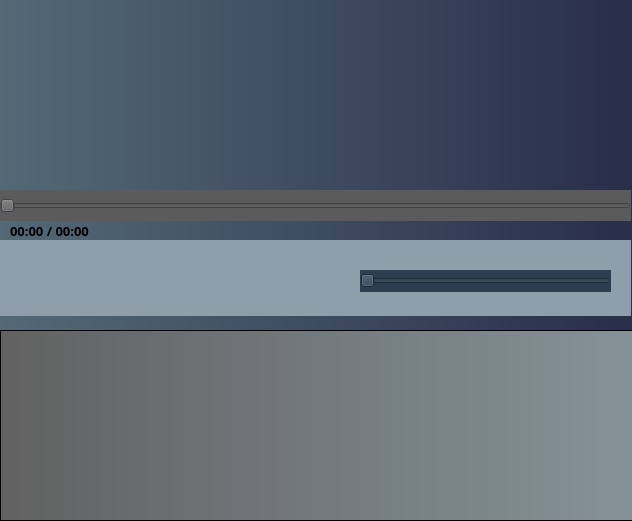
<?xml version="1.0" encoding="UTF-8"?>
<ui version="4.0">
 <class>MainWindow</class>
 <widget class="QMainWindow" name="MainWindow">
  <property name="geometry">
   <rect>
    <x>0</x>
    <y>0</y>
    <width>632</width>
    <height>521</height>
   </rect>
  </property>
  <property name="windowTitle">
   <string>MainWindow</string>
  </property>
  <property name="layoutDirection">
   <enum>Qt::LeftToRight</enum>
  </property>
  <property name="autoFillBackground">
   <bool>false</bool>
  </property>
  <property name="styleSheet">
   <string notr="true">background-color: qlineargradient(spread:pad, x1:0, y1:0, x2:1, y2:0, stop:0 #536976, stop:1#292E49);</string>
  </property>
  <widget class="QWidget" name="centralwidget">
   <widget class="QFrame" name="horizontalFrame">
    <property name="geometry">
     <rect>
      <x>0</x>
      <y>240</y>
      <width>631</width>
      <height>76</height>
     </rect>
    </property>
    <property name="styleSheet">
     <string notr="true">background-color:#8e9eab;</string>
    </property>
    <widget class="QPushButton" name="play_button">
     <property name="geometry">
      <rect>
       <x>213</x>
       <y>9</y>
       <width>62</width>
       <height>58</height>
      </rect>
     </property>
     <property name="layoutDirection">
      <enum>Qt::LeftToRight</enum>
     </property>
     <property name="autoFillBackground">
      <bool>false</bool>
     </property>
     <property name="styleSheet">
      <string notr="true">background-color:none;</string>
     </property>
     <property name="text">
      <string/>
     </property>
     <property name="icon">
      <iconset>
       <normaloff>../109197.png</normaloff>../109197.png</iconset>
     </property>
     <property name="iconSize">
      <size>
       <width>50</width>
       <height>50</height>
      </size>
     </property>
     <property name="autoDefault">
      <bool>false</bool>
     </property>
     <property name="flat">
      <bool>true</bool>
     </property>
    </widget>
    <widget class="QPushButton" name="next_button">
     <property name="geometry">
      <rect>
       <x>281</x>
       <y>9</y>
       <width>62</width>
       <height>58</height>
      </rect>
     </property>
     <property name="layoutDirection">
      <enum>Qt::LeftToRight</enum>
     </property>
     <property name="autoFillBackground">
      <bool>false</bool>
     </property>
     <property name="styleSheet">
      <string notr="true">background-color:none;</string>
     </property>
     <property name="text">
      <string/>
     </property>
     <property name="icon">
      <iconset>
       <normaloff>../2938601.png</normaloff>../2938601.png</iconset>
     </property>
     <property name="iconSize">
      <size>
       <width>50</width>
       <height>50</height>
      </size>
     </property>
     <property name="flat">
      <bool>true</bool>
     </property>
    </widget>
    <widget class="QPushButton" name="mute_button">
     <property name="geometry">
      <rect>
       <x>9</x>
       <y>9</y>
       <width>62</width>
       <height>58</height>
      </rect>
     </property>
     <property name="styleSheet">
      <string notr="true">background-color:none;</string>
     </property>
     <property name="text">
      <string/>
     </property>
     <property name="icon">
      <iconset>
       <normaloff>../mute (2).png</normaloff>../mute (2).png</iconset>
     </property>
     <property name="iconSize">
      <size>
       <width>50</width>
       <height>50</height>
      </size>
     </property>
     <property name="flat">
      <bool>true</bool>
     </property>
    </widget>
    <widget class="QPushButton" name="back_button">
     <property name="geometry">
      <rect>
       <x>77</x>
       <y>9</y>
       <width>62</width>
       <height>58</height>
      </rect>
     </property>
     <property name="layoutDirection">
      <enum>Qt::LeftToRight</enum>
     </property>
     <property name="autoFillBackground">
      <bool>false</bool>
     </property>
     <property name="styleSheet">
      <string notr="true">background-color:none;</string>
     </property>
     <property name="text">
      <string/>
     </property>
     <property name="icon">
      <iconset>
       <normaloff>../2938636.png</normaloff>../2938636.png</iconset>
     </property>
     <property name="iconSize">
      <size>
       <width>50</width>
       <height>50</height>
      </size>
     </property>
     <property name="flat">
      <bool>true</bool>
     </property>
    </widget>
    <widget class="QSlider" name="volume_slider">
     <property name="geometry">
      <rect>
       <x>360</x>
       <y>30</y>
       <width>251</width>
       <height>22</height>
      </rect>
     </property>
     <property name="styleSheet">
      <string notr="true">background-color: #2c3e50;</string>
     </property>
     <property name="orientation">
      <enum>Qt::Horizontal</enum>
     </property>
    </widget>
    <widget class="QPushButton" name="stop_button">
     <property name="geometry">
      <rect>
       <x>145</x>
       <y>9</y>
       <width>62</width>
       <height>58</height>
      </rect>
     </property>
     <property name="autoFillBackground">
      <bool>false</bool>
     </property>
     <property name="text">
      <string/>
     </property>
     <property name="icon">
      <iconset>
       <normaloff>../2088562.png</normaloff>../2088562.png</iconset>
     </property>
     <property name="iconSize">
      <size>
       <width>50</width>
       <height>50</height>
      </size>
     </property>
     <property name="flat">
      <bool>true</bool>
     </property>
    </widget>
   </widget>
   <widget class="QSlider" name="progressbar">
    <property name="geometry">
     <rect>
      <x>0</x>
      <y>190</y>
      <width>631</width>
      <height>31</height>
     </rect>
    </property>
    <property name="styleSheet">
     <string notr="true">background-color:rgb(91, 91, 91);
</string>
    </property>
    <property name="orientation">
     <enum>Qt::Horizontal</enum>
    </property>
   </widget>
   <widget class="QPushButton" name="brows_button">
    <property name="geometry">
     <rect>
      <x>580</x>
      <y>150</y>
      <width>51</width>
      <height>33</height>
     </rect>
    </property>
    <property name="font">
     <font>
      <pointsize>11</pointsize>
     </font>
    </property>
    <property name="styleSheet">
     <string notr="true">background-color:none;
color: rgb(255, 255, 255);
</string>
    </property>
    <property name="text">
     <string/>
    </property>
    <property name="icon">
     <iconset>
      <normaloff>../1986184.png</normaloff>../1986184.png</iconset>
    </property>
    <property name="iconSize">
     <size>
      <width>25</width>
      <height>25</height>
     </size>
    </property>
    <property name="flat">
     <bool>true</bool>
    </property>
   </widget>
   <widget class="QListWidget" name="muzic_list">
    <property name="geometry">
     <rect>
      <x>0</x>
      <y>330</y>
      <width>641</width>
      <height>191</height>
     </rect>
    </property>
    <property name="mouseTracking">
     <bool>false</bool>
    </property>
    <property name="tabletTracking">
     <bool>false</bool>
    </property>
    <property name="acceptDrops">
     <bool>false</bool>
    </property>
    <property name="styleSheet">
     <string notr="true">background-color: qlineargradient(spread:pad, x1:0, y1:0, x2:1, y2:0, stop:0 #616161, stop:1 #859398);</string>
    </property>
   </widget>
   <widget class="QLabel" name="label">
    <property name="geometry">
     <rect>
      <x>170</x>
      <y>0</y>
      <width>261</width>
      <height>201</height>
     </rect>
    </property>
    <property name="autoFillBackground">
     <bool>false</bool>
    </property>
    <property name="styleSheet">
     <string notr="true">background-color:none;</string>
    </property>
    <property name="text">
     <string/>
    </property>
    <property name="pixmap">
     <pixmap>../R (10).png</pixmap>
    </property>
    <property name="scaledContents">
     <bool>true</bool>
    </property>
    <property name="alignment">
     <set>Qt::AlignCenter</set>
    </property>
   </widget>
   <widget class="QLabel" name="time_label">
    <property name="geometry">
     <rect>
      <x>10</x>
      <y>220</y>
      <width>141</width>
      <height>21</height>
     </rect>
    </property>
    <property name="font">
     <font>
      <family>MS Gothic</family>
      <pointsize>10</pointsize>
      <weight>75</weight>
      <bold>true</bold>
     </font>
    </property>
    <property name="styleSheet">
     <string notr="true">background-color:none;</string>
    </property>
    <property name="text">
     <string>00:00 / 00:00</string>
    </property>
   </widget>
  </widget>
 </widget>
 <resources/>
 <connections/>
</ui>
